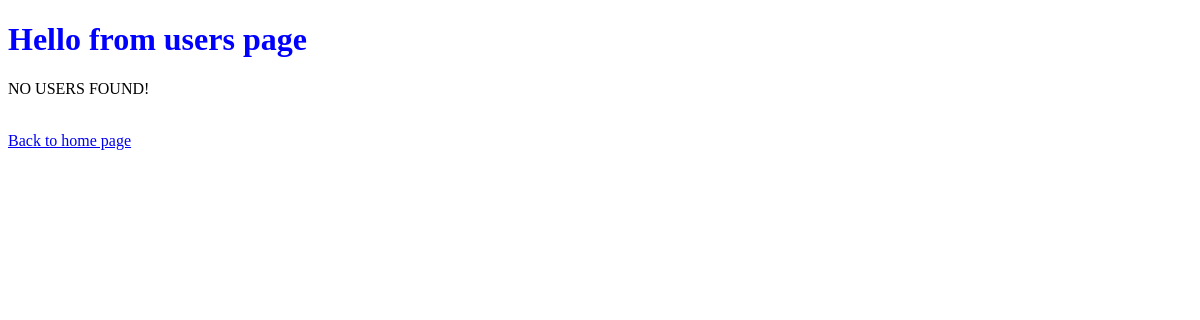
The app's page /users/, older data.
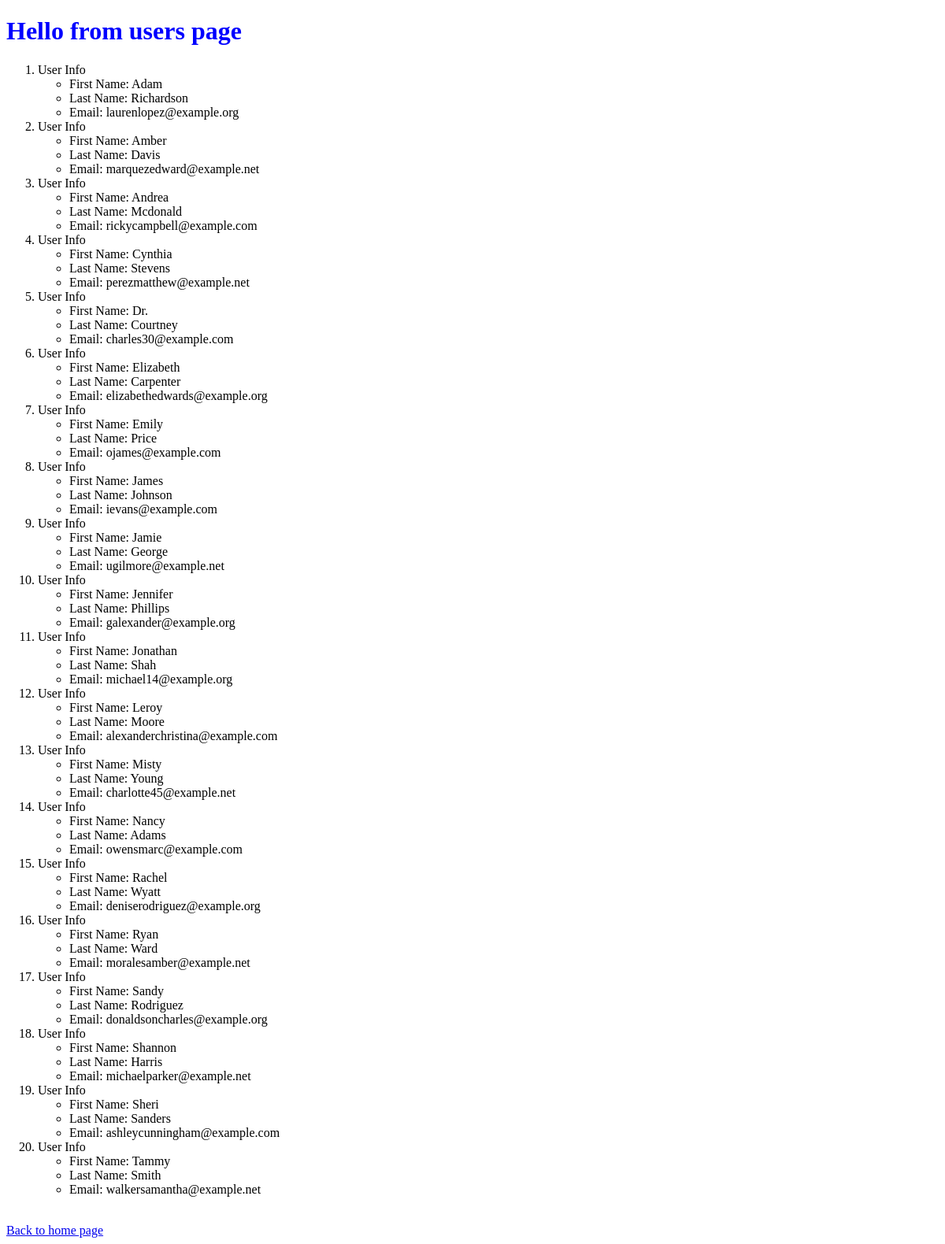
The same page, newer data.
### second_app/models.py (models this page shows)
class User(models.Model):
    first_name = models.CharField(max_length=20)
    last_name = models.CharField(max_length=20)
    email = models.CharField(max_length=20, null=False, unique=True)

### second_app/views.py (the view)
# urls.py: path('users/', views.users, name='users')
def users(request):
    user_list = User.objects.order_by('first_name')
    user_dict = {'access_users': user_list}
    return render(request, 'second_app/users.html', context=user_dict)

### templates/second_app/users.html (shortened to what this page needs)
<!doctype html>
{% load static %}
<html lang="en">
<head>
    <link rel="stylesheet" href="{% static 'css/style.css' %}">
</head>
<body>
    <h1>Hello from users page</h1>
    {% if access_users %}
        <ol>
            {% for user in access_users %}
            <li>User Info</li>
                <ul>
                    <li>First Name: {{user.first_name}}</li>
                    <li>Last Name: {{user.last_name}}</li>
                    <li>Email: {{user.email}}</li>
                </ul>
            {% endfor%}
        </ol>
    {% else %}
    <p>NO USERS FOUND!</p>
    {% endif %}
    <br>
    <a href="{% url 'second_app:home' %}">Back to home page</a>
</body>
</html>

### static/css/style.css (style rules this page uses)
h1 { color: blue; }

Row changes from the older to the newer data that the page shows:
added User: first_name "Adam", last_name "Richardson", email "laurenlopez@example.org"
added User: first_name "Amber", last_name "Davis", email "marquezedward@example.net"
added User: first_name "Andrea", last_name "Mcdonald", email "rickycampbell@example.com"
added User: first_name "Cynthia", last_name "Stevens", email "perezmatthew@example.net"
added User: first_name "Dr.", last_name "Courtney", email "charles30@example.com"
added User: first_name "Elizabeth", last_name "Carpenter", email "elizabethedwards@example.org"
added User: first_name "Emily", last_name "Price", email "ojames@example.com"
added User: first_name "James", last_name "Johnson", email "ievans@example.com"
added User: first_name "Jamie", last_name "George", email "ugilmore@example.net"
added User: first_name "Jennifer", last_name "Phillips", email "galexander@example.org"
added User: first_name "Jonathan", last_name "Shah", email "michael14@example.org"
added User: first_name "Leroy", last_name "Moore", email "alexanderchristina@example.com"
added User: first_name "Misty", last_name "Young", email "charlotte45@example.net"
added User: first_name "Nancy", last_name "Adams", email "owensmarc@example.com"
added User: first_name "Rachel", last_name "Wyatt", email "deniserodriguez@example.org"
added User: first_name "Ryan", last_name "Ward", email "moralesamber@example.net"
added User: first_name "Sandy", last_name "Rodriguez", email "donaldsoncharles@example.org"
added User: first_name "Shannon", last_name "Harris", email "michaelparker@example.net"
added User: first_name "Sheri", last_name "Sanders", email "ashleycunningham@example.com"
added User: first_name "Tammy", last_name "Smith", email "walkersamantha@example.net"
Text that changed along with them:
text no longer shown: "NO USERS FOUND!"
